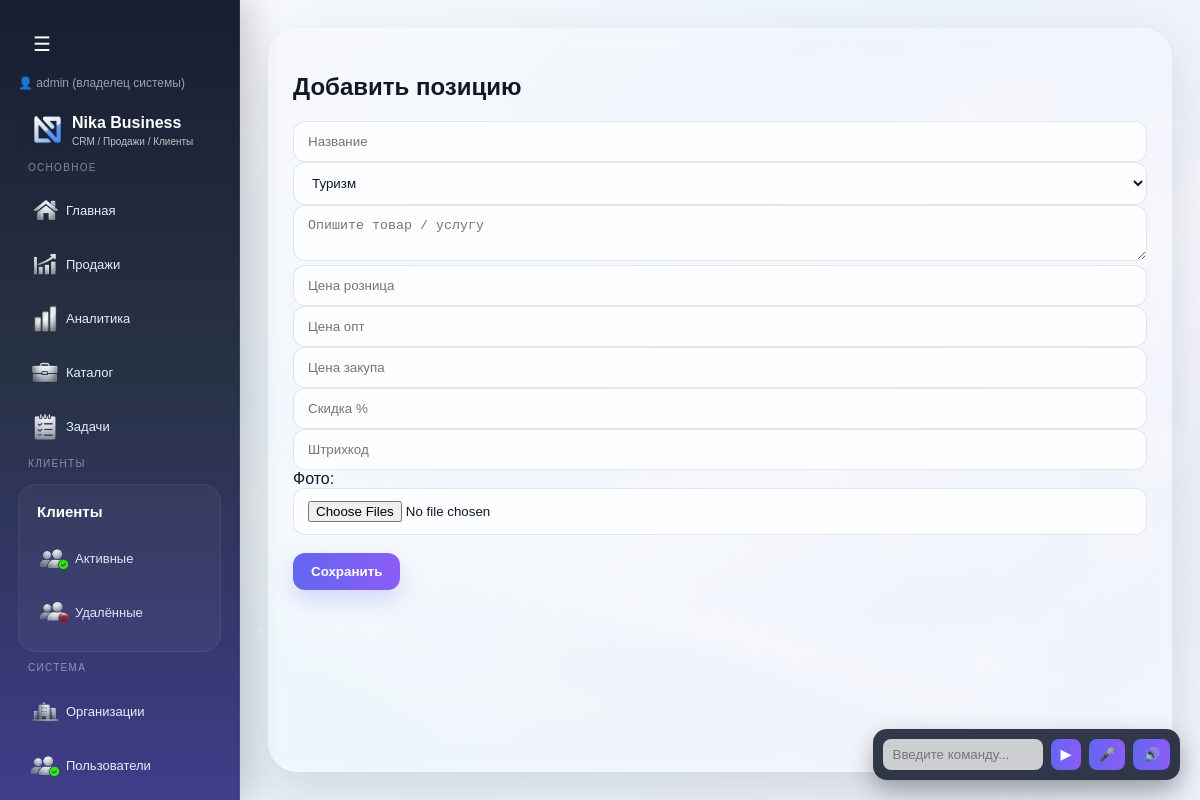
The app's page /items/4/edit (signed in), older data.
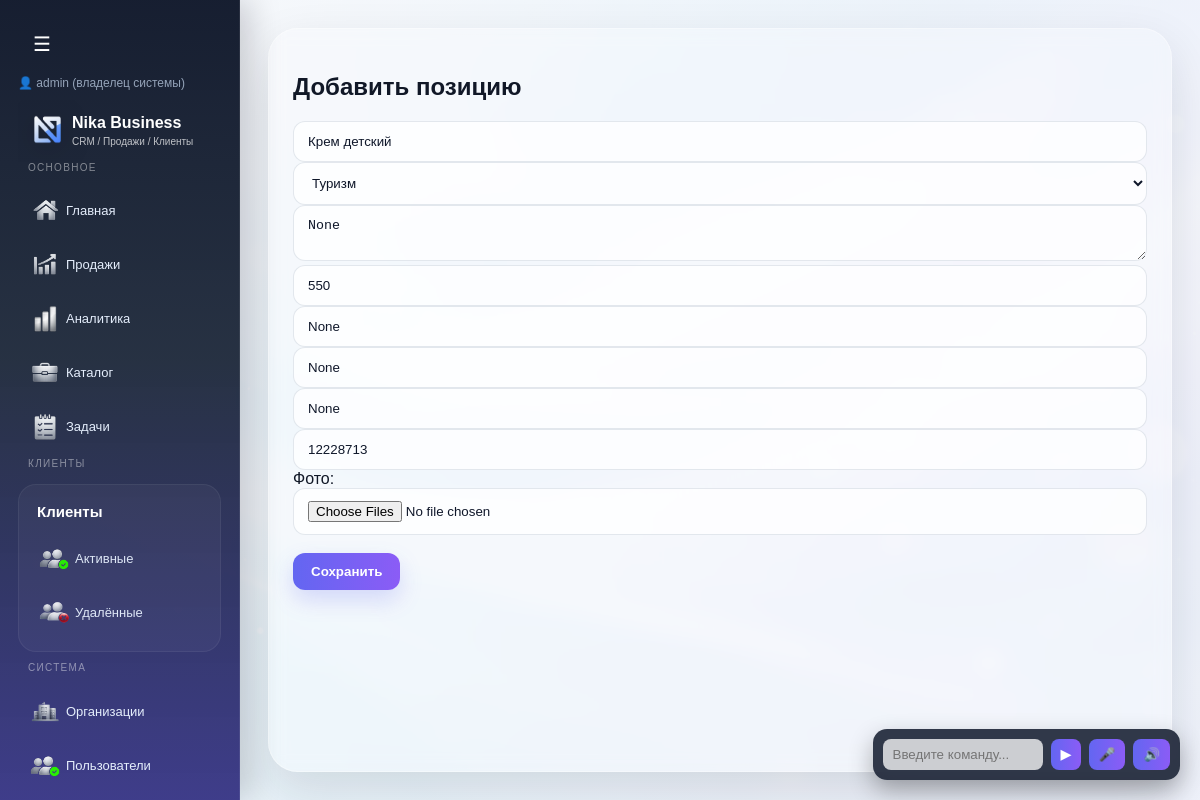
The same page, newer data.
### tables this page shows
CREATE TABLE items (
        id INTEGER PRIMARY KEY AUTOINCREMENT,
        name TEXT,
        price INTEGER,
        category TEXT,
        type TEXT
    , description TEXT, retail_price INTEGER, wholesale_price INTEGER, discount_percent INTEGER, purchase_price INTEGER, barcode TEXT, company_id INTEGER);

### routes/items.py (the view, shortened to what this page needs)
@items_bp.route("/items/<int:item_id>/edit", methods=["GET", "POST"])
def edit_item(item_id):
    conn = get_db()
    item = conn.execute(
        "SELECT * FROM items WHERE id = ? AND company_id = ?",
        (item_id, session.get("company_id"))
    ).fetchone()
    conn.close()
    return render_template("item_form.html", item=item)

### app.py (called while the page is built, shortened)
@app.before_request
def check_company_access():
    if session.get("is_super_admin") or session.get("is_creator"):
        return

### models.py (called while the page is built)
def get_db():
    conn = sqlite3.connect(DATABASE, timeout=5)
    conn.row_factory = sqlite3.Row
    return conn

### templates/item_form.html (shortened to what this page needs)
{% extends "base.html" %}
{% block content %}
<h2>Добавить позицию</h2>
<form method="POST" enctype="multipart/form-data">
<input
    name="name"
    list="itemsList"
    value="{{ item.name if item else '' }}"
    placeholder="Название"
>
<select name="category" id="category">
    <option {% if item and item.category == 'Туризм' %}selected{% endif %}>Туризм</option>
</select>
<textarea
    name="description"
    placeholder="Опишите товар / услугу"
>{{ item.description if item else '' }}</textarea>
<input name="retail_price" id="retail_price" value="{{ item.retail_price if item else '' }}" placeholder="Цена розница">
<input name="wholesale_price" value="{{ item.wholesale_price if item else '' }}" placeholder="Цена опт">
<input name="purchase_price" value="{{ item.purchase_price if item else '' }}" placeholder="Цена закупа">
<input name="discount_percent" value="{{ item.discount_percent if item else '' }}" placeholder="Скидка %">
<input name="barcode" value="{{ item.barcode if item else '' }}" placeholder="Штрихкод">
<label>Фото:</label>
<input type="file" name="images" multiple><br><br>
<button class="btn">Сохранить</button>
</form>
{% endblock %}

### templates/base.html (shortened to what this page needs)
<!DOCTYPE html>
<html lang="ru">
<head>
</head>
<body>
<div class="layout">
	<div class="sidebar" id="sidebar">
		<div class="toggle-btn" onclick="toggleSidebar()">☰</div>
			<div style="margin:10px 0; font-size:12px; color:#94a3b8;">
				👤 {{ session.get("username") }}
				{% if session.get("is_creator") %}
					(создатель системы 🔥)
				{% elif session.get("is_super_admin") %}
					(владелец системы)
				{% elif session.get("role") == "admin" %}
					(админ компании)
				{% else %}
					(кассир)
				{% endif %}
			</div>
			<div class="sidebar-logo">
				<img src="/static/img/logo-mini.png" class="logo-mark">
				<div class="logo-text-wrap">
					<div class="logo-name">Nika Business</div>
					<div class="logo-sub">CRM / Продажи / Клиенты</div>
				</div>
			</div>
		<div class="menu-section">
			<div class="menu-caption">Основное</div>
			<a href="/dashboard">
				<img src="/static/icons/home.png" class="menu-icon">
				<span class="text">Главная</span>
			</a>
			<a href="/sales">
				<img src="/static/icons/sales.png" class="menu-icon">
				<span class="text">Продажи</span>
			</a>
			<a href="/analytics">
				<img src="/static/icons/analytics.png" class="menu-icon">
				<span class="text">Аналитика</span>
			</a>
			<a href="/items">
				<img src="/static/icons/items.png" class="menu-icon">
				<span class="text">Каталог</span>
			</a>
			<a href="/tasks">
				<img src="/static/icons/tasks.png" class="menu-icon">
				<span class="text">Задачи</span>
			</a>
		</div>
        <div class="menu-section">
            <div class="menu-caption">Клиенты</div>
            <div class="menu-group">
                <div class="menu-title">Клиенты</div>
				<a href="/clients" class="submenu">
					<img src="/static/icons/clients.png" class="menu-icon">
					<span class="text">Активные</span>
				</a>
				<a href="/clients/deleted" class="submenu">
					<img src="/static/icons/trash.png" class="menu-icon">
					<span class="text">Удалённые</span>
				</a>
            </div>
        </div>
        <div class="menu-section">
            <div class="menu-caption">Система</div>
			{% if session.get("is_super_admin") %}
			<a href="/companies">
				<img src="/static/icons/company.png" class="menu-icon">
				<span class="text">Организации</span>
			</a>
			{% endif %}
			{% if session.get("is_super_admin") %}
			<a href="/users">
				<img src="/static/icons/clients.png" class="menu-icon">
				<span class="text">Пользователи</span>
			</a>
			{% endif %}
        </div>
    </div>
    <div class="content">
        <div class="page-shell">
            {% block content %}{% endblock %}
        </div>
    </div>
</div>
<div id="agent-box">
    <input type="text" id="agent-input" placeholder="Введите команду...">
    <button onclick="sendCommand()">▶</button>
    <button onclick="startVoice()">🎤</button>
	<button onclick="toggleVoice()">🔊</button>
</div>
</body>
</html>

Row changes from the older to the newer data that the page shows:
added items: name "Крем детский", retail_price "550", barcode "12228713"
Text that changed along with them:
form field description: (not shown) → "None"
form field wholesale_price: (not shown) → "None"
form field purchase_price: (not shown) → "None"
form field discount_percent: (not shown) → "None"
